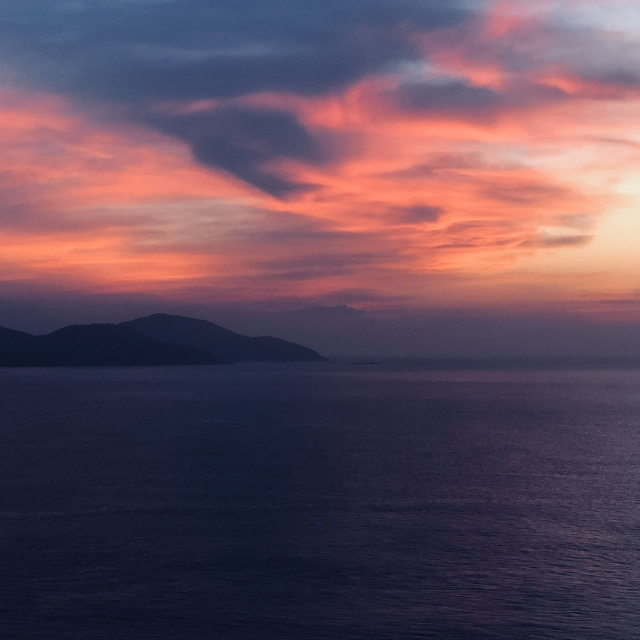
#> input picture utils/assets/sunsets/sunset1.jpg, 1280 x 1280 px, found by its file name (shown at 1/2 size); its folder holds only this picture in this run
$ python probabilityArtist.py
#> lines starting #> are read from the running program, lines starting #| are printed output that depends on the picture; after the words box and inside, x2 and y2 are one past the last pixel; in counts of white or black regions, pixels touching at a corner belong together
# import tkinter as tk
import random
import numpy as np
from PIL import Image
from PIL import ImageDraw

# markov_dict = {}

def createImage(n, baseImage, distribution):
#> called with n = 10, baseImage = 'sunset1', distribution = 'Uniform Distribution'
    img = Image.open('/Users/xuyangzhu/Desktop/storefront/utils/assets/sunsets/{}.jpg'.format(baseImage))
#> img is the input picture: PIL image 1280x1280 RGB; mean R, G, B 98, 75.3, 90.6


    # img = Image.open('/Users/xuyangzhu/Desktop/Project/Probability_Art/assets/leaves/leaves6.jpg')
    img = img.convert("RGB")
    n = int(n)
    markov_dict = build_markov(img)
    image = random_walk(markov_dict, n, distribution)
    print("done drawing, returning image!")
    # image = create_image(markov_dict)
    # show_image(image, n, distribution)
    return image


## Loop over pixels in the reference image, create a markov dict ##
def build_markov(img):
    markov_dict = {}
    print("it's building markov!")

    pixels = img.load()
    # markov_dict = {}
    width, height = img.size
#> width = 1280; height = 1280

    for x in range(width):
        for y in range(height):

            current = pixels[x, y]

            if current not in markov_dict:
                markov_dict[current] = []

            if x > 0:
                left = pixels[x - 1, y]
                markov_dict[current].append(left)
            if x < width - 1:
                right = pixels[x + 1, y]
                markov_dict[current].append(right)
            if y > 0:
                up = pixels[x, y - 1]
                markov_dict[current].append(up)
            if y < height - 1:
                down = pixels[x, y + 1]
                markov_dict[current].append(down)
#> after the loop, markov_dict = 50637 items

    print("markov done!")
    return markov_dict


## Color pixels in ordered ways - this create strips! ##
# [11 lines left out: function create_image, not called in this run]


## Random Walk ##
def random_walk(markov_dict, n, sampling_method):
#> called with n = 10, sampling_method = 'Uniform Distribution'
    print("it's running random walk!")
    width, height = 600, 600
    image = Image.new("RGB", (width, height), "white")
#> image: PIL image 600x600 RGB; every value is 255

    # create a set of uncolored pixels
    uncolored_set = set()
    for x in range(width):
        for y in range(height):
            uncolored_set.add((x, y))

    # initialize the pixel set
    # Random sampling!
    if sampling_method == "Uniform Distribution": pixel_set = random_sampling(n, width, height, markov_dict)

    # Pareto sampling!
    if sampling_method == "Pareto Distribution": pixel_set = pareto_sampling(n, width, height, markov_dict)

    # Normal sampling!
    if sampling_method == "Normal Distribution": pixel_set = normal_sampling(n, width, height, markov_dict)

    print("coloring the image! just one sec~!")

    draw_starting_points(image, pixel_set)
    output = iterative_draw_random(image, markov_dict, pixel_set, uncolored_set)
    return output


## Uniform Distribution ##
def random_sampling(n, width, height, markov_dict):
#> called with n = 10, width = 600, height = 600
    print("using Random Sampling for starting points!")
    pixel_set = set()
    for i in range(n):
        x = random.randint(0, width - 1)
        y = random.randint(0, height - 1)

        current_color = random.choice(list(markov_dict.keys()))
        current_elem = ((x, y), current_color)
        pixel_set.add(current_elem)
#> this loop made 10 passes
#> current_elem on passes 1 to 10: ((394, 430), (61, 57, 84)), ((265, 523), (230, 137, 106)), ((414, 310), (122, 106, 133)), ((366, 597), (199, 146, 142)), ((516, 142), (24, 28, 55)), ((143, 97), (230, 140, 114)), ((256, 545), (151, 149, 170)), ((150, 317), (155, 88, 97)), ((75, 338), (109, 80, 100)), ((573, 103), (121, 87, 114))
#> after the loop, pixel_set = 10 items
#> in draw_starting_points, `image.save('./storefront/static/createdArt/startingpoints.jpg')`:
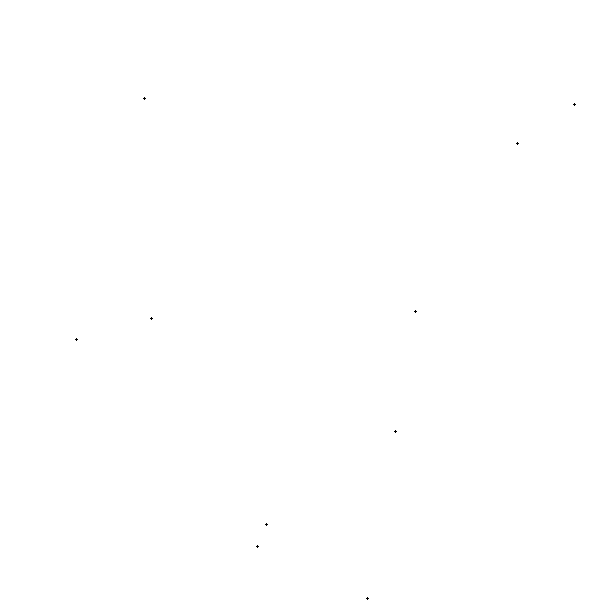
#> saved as startingpoints.jpg: PIL image 600x600 RGB; 100% white; black in thin lines or dots, all inside (x1, y1, x2, y2) = (75, 97, 576, 600)
    return pixel_set


## Pareto Distribution ##
# [36 lines left out: functions pareto_sampling, normal_sampling, not called in this run]


## Random Walk Draw: ITERATIVE CODE ##
def iterative_draw_random(image, markov_dict, pixel_set, uncolored_set):
    width, height = image.size
#> width = 600; height = 600

    iteration = 0
    while len(pixel_set) != 0:
        if iteration == 90000:
            image.save('./storefront/static/createdArt/step1.jpg')
        if iteration == 180000:
            image.save('./storefront/static/createdArt/step2.jpg')
        if iteration == 270000:
            image.save('./storefront/static/createdArt/step3.jpg')

        iteration += 1
        elem = pixel_set.pop()

        # color the current pixel
        x = elem[0][0]
        y = elem[0][1]
        current = elem[1]
        image.putpixel((x, y), current)

        # add all the adjacent pixels into the list
        colors = markov_dict[current]
        if x > 0:
            left = (x - 1, y)
            if left in uncolored_set:
                # check whether a pixel is already colored
                pixel_set.add((left, random.choice(colors)))
                uncolored_set.discard(left)

        if x < width - 1:
            right = (x + 1, y)
            if right in uncolored_set:
                pixel_set.add((right, random.choice(colors)))
                uncolored_set.discard(right)

        if y > 0:
            up = (x, y - 1)
            if up in uncolored_set:
                pixel_set.add((up, random.choice(colors)))
                uncolored_set.discard(up)

        if y < height - 1:
            down = (x, y + 1)
            if down in uncolored_set:
                pixel_set.add((down, random.choice(colors)))
                uncolored_set.discard(down)
#> this loop made 360010 passes
#> (x, y, current, colors, left, right, up, down) on pass 20: (516, 142, (24, 28, 55), [(34, 38, 65), (27, 31, 58), (45, 46, 74), (27, 31, 58)], (515, 142), (517, 142), (516, 141), (516, 143))
#> (x, y, current, left, right, up, down) on passes 2 to 7: (75, 338, (109, 80, 100), (74, 338), (76, 338), (75, 337), (75, 339)), (366, 597, (199, 146, 142), (365, 597), (367, 597), (366, 596), (366, 598)), (366, 596, (199, 146, 142), (365, 596), (367, 596), (366, 595), (366, 597)), (74, 338, (112, 80, 101), (73, 338), (75, 338), (74, 337), (74, 339)), (366, 595, (198, 145, 141), (365, 595), (367, 595), (366, 594), (366, 596)), (394, 430, (61, 57, 84), (393, 430), (395, 430), (394, 429), (394, 431))
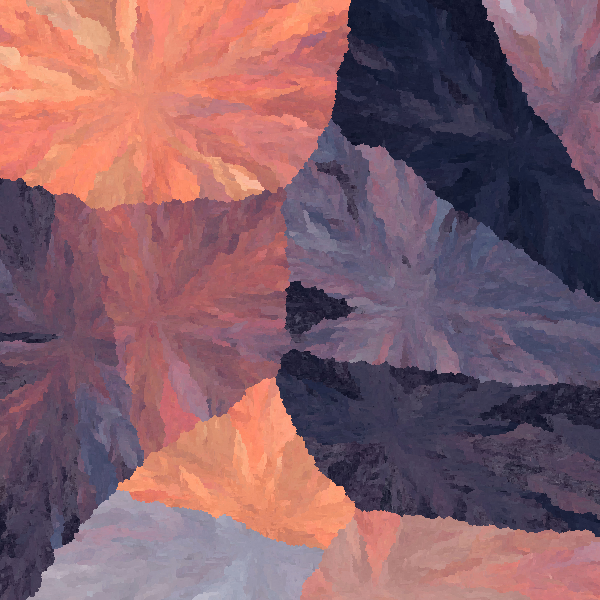
#> image: PIL image 600x600 RGB; mean R, G, B 133, 95, 104.4

    print("The while loop ran for:", iteration, "iterations!")
#| The while loop ran for: 360010 iterations!
    return image


def draw_starting_points(image, pixel_set):
    print("drawing starting points on canvas!")
    draw = ImageDraw.Draw(image)
    for elem in pixel_set:
        x = elem[0][0]
        y = elem[0][1]
        bounding_box = (x, y, x + 2, y + 2)
        draw.ellipse(bounding_box, fill="black")
    image.save('./storefront/static/createdArt/startingpoints.jpg')
    print("saved the image of the starting points!")


# [13 lines of commented-out code are left out]

if __name__ == '__main__':
    createImage(10, "sunset1","Uniform Distribution")
